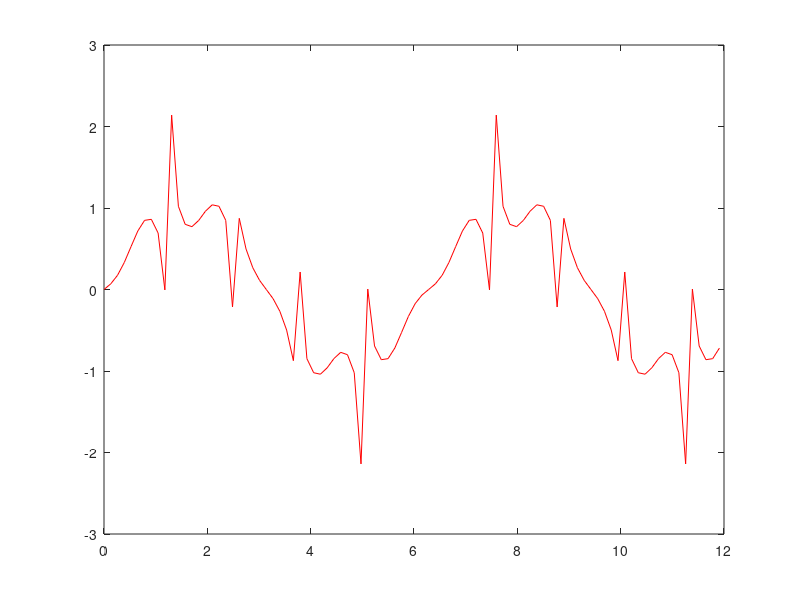
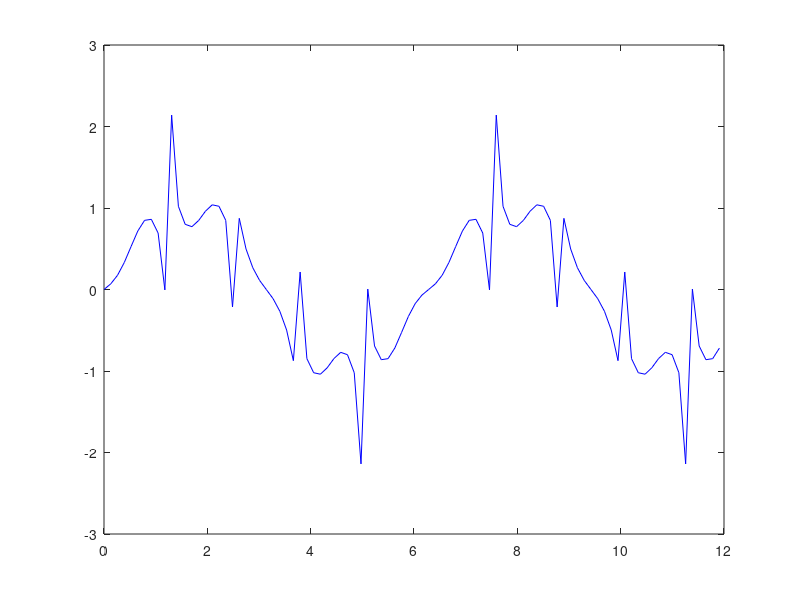
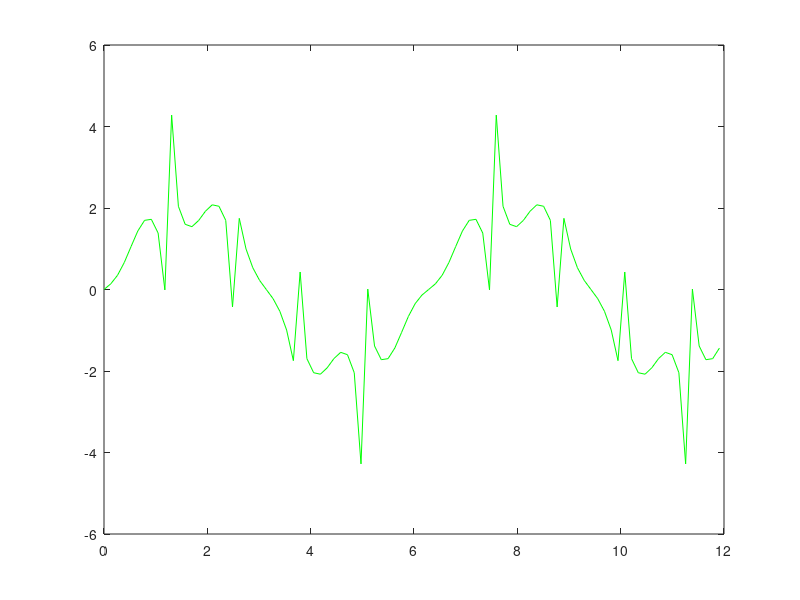

The MATLAB source for these figures, in order:
%Compatibility Calculator - Calculates the compatability of two individuals
%based on their fields and levels of interest.
clear all;
t = 0:(pi/24):12;

% Gather some information
%Person 1
fprintf('For the following categories, please select your prefered taste, \nas well as a level of importance\n');
p1 = input('Movies:\n1. Horror\n2. Comedy\n3. Action\n4. Drama\n5. Documentary\n');
a1 = input('\nEnter a value from 1 - 10 for your interest level:\n');
p2 = input('\nMusic:\n1. Classical\n2. Blues\n3. Rock\n4. Pop\n5. Rap\n');
a2 = input('\nEnter a value from 1 - 10 for your interest level:\n');
p3 = input('\nSports: \n1. Soccer\n2. Football\n3. Baseball\n4. Cheerleading\n5. Basketball\n');
a3 = input('\nEnter a value from 1 - 10 for your interest level:\n');
p4 = input('\nReligious Beliefs: \n1. Christianity \n2. Judaism \n3. Islam \n4. Spiritual \n5. Not Religiouslly Affiliated\n');
a4 = input('\nEnter a value from 1 - 10 for your involvment level:\n');
p5 = input('\nExercise Types: \n1. Hiking \n2. Swimming \n3. Jogging \n4. Yoga \n5. None\n');
a5 = input('\nEnter a value from 0 - 7 for how many days a week you exercise:\n');
if (a5 == 0)
    a5 = 9000;
end
p6 = input('\nNews Interests: \n1. Art \n2. Politics \n3. Sports \n4. Technology \n5. Pop Culture\n');
a6 = input('\nEnter a value from 1 - 10 for your interest level:\n');
a7 = input('\nPolitical Affiliation: \n1. Libertarian \n2. Republican \n3. Democrat \n4. Socialist \n5. Other\n');
p7 = input('\nEnter a value from 1 10 for your political involvment: \n');


fprintf('\n\n\n\n\n\n\n\n\n\n\n\n\n\n\n\n\n\n\n\n\n\n\n\n\n');

%Person 2
fprintf('For the following areas of interest, please select your prefered taste, \nas well as a level of importance\n');
p21 = input('\nMovies:\n1. Horror\n2. Comedy\n3. Action\n4. Drama\n5. Documentary\n');
a21 = input('\nEnter a value from 1 - 10 for your interest level:\n');
p22 = input('\nMusic:\n1. Classical\n2. Blues\n3. Rock\n4. Pop\n5. Rap\n');
a22 = input('\nEnter a value from 1 - 10 for your interest level:\n');
p23 = input('\nSports: \n1. Soccer\n2. Football\n3. Baseball\n4. Cheerleading\n5. Basketball\n');
a23 = input('\nEnter a value from 1 - 10 for your interest level:\n');
p24 = input('\nReligious Beliefs: \n1. Christianity \n2. Judaism \n3. Islam \n4. Spiritual \n5. Not Religiouslly Affiliated\n');
a24 = input('\nEnter a value from 1 - 10 for your involvment level:\n');
p25 = input('\nExercise Types: \n1. Hiking \n2. Swimming \n3. Jogging \n4. Yoga \n5. None\n');
a25 = input('\nEnter a value from 0 - 7 for how many days a week you exercise:\n');
if (a25 == 0)
    a25 = 9000;
end
p26 = input('\nNews Interests: \n1. Art \n2. Politics \n3. Sports \n4. Technology \n5. Pop Culture\n');
a26 = input('\nEnter a value from 1 - 10 for your interest level:\n');
a27 = input('\nPolitical Affiliation: \n1. Libertarian \n2. Republican \n3. Democrat \n4. Socialist \n5. Other\n');
p27 = input('\nEnter a value from 1 10 for your political involvment: \n');

%Wave Calculations
%Person 1
wave1 = sin(t);
wave2 = (1/a1)*sin(2*t*p1);
wave3 = (1/a2)*sin(3*t*p2);
wave4 = (1/a3)*sin(4*t*p3);
wave5 = (1/a4)*sin(5*t*p4);
wave6 = (1/a5)*sin(6*t*p5);
wave7 = (1/a6)*sin(7*t*p6);
wave8 = (1/a7)*sin(8*t*p7);
wave_total1 = wave1 + wave2 + wave3 + wave4 + wave5 + wave6 + wave7 + wave8;

%Person 2
wave21 = sin(t);
wave22 = (1/a21)*sin(2*t*p21);
wave23 = (1/a22)*sin(3*t*p22);
wave24 = (1/a23)*sin(4*t*p23);
wave25 = (1/a24)*sin(5*t*p24);
wave26 = (1/a25)*sin(6*t*p25);
wave27 = (1/a26)*sin(7*t*p26);
wave28 = (1/a27)*sin(8*t*p27);
wave_total2 = wave21 + wave22 + wave23 + wave24 + wave25 + wave26 + wave27 + wave28;

wave_total3 = wave_total2 + wave_total1;

%Graph Outputs
%Person 1
figure(1); clf;
plot(t, wave_total1, 'red');

%Person 2
figure(2); clf;
plot(t, wave_total2, 'blue');

%Total
figure(3); clf;
plot(t, wave_total3, 'green');












